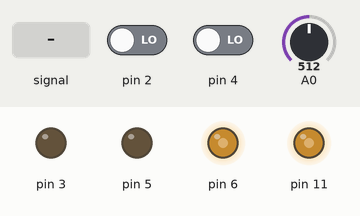
Simulated run of this sketch. Board: Arduino Uno, built with avr-gcc and run on an emulated ATmega328P. Parts: output pins drawn as LEDs (lit = HIGH). Dashed ring = blinking. Inputs (shaded band) come from the test bench; at power-on: A0 = 512, pin 2 LOW, pin 4 LOW. What the sketch prints to the serial monitor is not drawn.

Above: at 1.2 s.
1.3 s: A0 fed a 200 Hz sine of ±81 counts around its level
At 1.45 s:
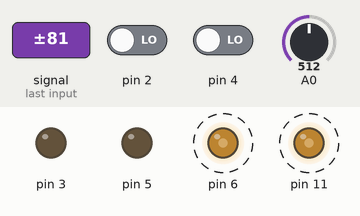
4.3 s: A0 set to 900
5.8 s: pin 2 driven HIGH
At 7.5 s:
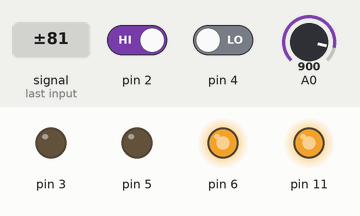
7.8 s: pin 4 driven HIGH
At 8.1 s:
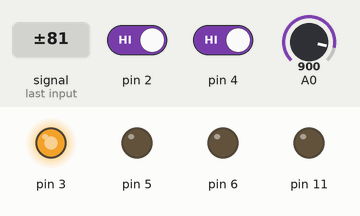
9.8 s: A0 set to 122
At 11.0 s:
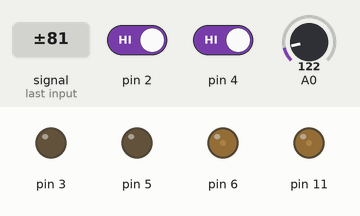
11.3 s: A0 set to 0
At 12.3 s:
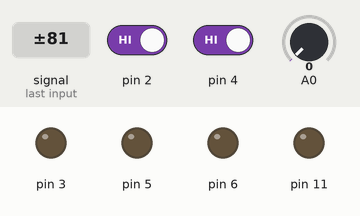
Timing chart, 0 to 13.8 s (numbered marks = the images above; inputs shaded):
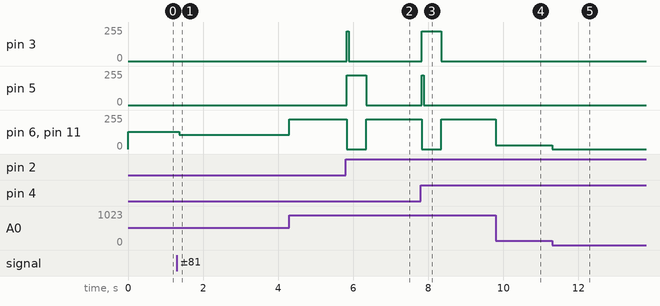

Measured:
- after the input at 1.3 s, pin 6, pin 11: alternates 108/255 for 0.26 s and 107/255 for 0.13 s, starting after 0.06 s
- after the input at 5.8 s, pin 3: 0/255 → 225/255 at once, → 0/255 0.05 s later; pin 5: 0/255 → 225/255 at once, → 0/255 0.51 s later; pin 6, pin 11: 225/255 → 0/255 at once, → 225/255 0.51 s later
- after the input at 7.8 s, pin 3: 0/255 → 225/255 at once, → 0/255 0.51 s later; pin 5: 0/255 → 225/255 at once, → 0/255 0.05 s later; pin 6, pin 11: 225/255 → 0/255 at once, → 225/255 0.51 s later
- after the input at 9.8 s, pin 6, pin 11: 225/255 → 30/255 at once
- after the input at 11.3 s, pin 6, pin 11: 30/255 → 0/255 at once

The sketch:

Group2_SmartCarProject_Foreshadowing.ino
```cpp
/*
  Barrier Detector
  xxxx
  By: Gary, Mohammad, and Colton
  Written: March 21, 2022
  Edited: March 21, 2022
  I/O Pins
  A0:
  A1:
  A2:
  A3:
  A4:
  A5:
  //PORT D
  D0:
  D1:
  D2: Left Whisker
  D3: PWM 4 (OC2B) - Left Motor Backward
  D4: Right Whisker
  D5: PWM 1 (OC0B) - Right Motor Backward
  D6: PWM 2 (OC0A) - Right Motor Forward
  D7: Enable Right motor
  //PORT B
  D8: Enable Left motor
  D9:
  D10:
  D11: PWM 3 (OC2A) - Left Motor Forward
  D12:
  D13:

*/

volatile unsigned int adcResult = 0;
static unsigned char whiskerLeft = 0;
static unsigned char whiskerRight = 0;

void setup() {
  cli();
  DDRD = 0x68; //Pin D6 Output (OC0A)  //0110-1000
  DDRB = 0x08;

  PIND |= 0x80; // D7 - Enable Right motor control
  PINB |= 0x01; // D8 - Enable Left motor control

  TCCR0A = 0xA1; //Routes PWM signal to OC0B in non-inverting mode; 1010-0001
  TCCR0B = 0x01; //Prescalar of 1                                   0000-0001

  TCCR2A = 0xA1; //Phase correct PWM //OC0B non-Inverting// Top OCR2A; 1010-0001
  TCCR2B = 0x01; //PreScaler of 1                                      0000-0001

  ADCSRA = 0xEF;
  ADCSRB = 0x00;
  ADMUX = 0x60; //ADLAR = 1

  EICRA = 0x03; // External interrupt for rising edge
  EIMSK = 0x01; // Enable interrup for D2
  PCICR = 0x04; // Enable interrupt I/O pins on PORTD
  PCMSK2 = 0x10; // Enables interrupt on D4
  sei();
  Serial.begin(9600);
}

void turnRight()
{
  OCR0A = 0;   // stop moving forward
  OCR2A = 0;   // stop moving forward
  OCR0B = adcResult; // move backwards
  OCR2B = adcResult; // move backwards
  _delay_ms(100);
  OCR2B = 0;        // Left Wheel stationary while right wheel turns
  _delay_ms(500);
  OCR0B = 0;
  OCR0A = adcResult;
  OCR2A = adcResult;
  whiskerLeft = 0;
  whiskerRight = 0;
}
void turnLeft()
{
  OCR0A = 0;   // stop moving forward
  OCR2A = 0;   // stop moving forward
  OCR0B = adcResult; // move backwards
  OCR2B = adcResult; // move backwards
  _delay_ms(100);
  OCR0B = 0;        // Right Wheel stationary while Left wheel turns
  _delay_ms(500);
  OCR2B = 0;
  OCR0A = adcResult;
  OCR2A = adcResult;
  whiskerLeft = 0;
  whiskerRight = 0;
}

void turnRight30()
{
  OCR0A = 0;   // stop moving forward
  OCR2A = 0;   // stop moving forward
  OCR0B = adcResult; // move backwards
  OCR2B = adcResult; // move backwards
  _delay_ms(50);
  OCR2B = 0;        // Left Wheel stationary while right wheel turns
  _delay_ms(450);
  OCR0B = 0;
  OCR0A = adcResult;
  OCR2A = adcResult;
  whiskerLeft = 0;
  whiskerRight = 0;
}
void turnLeft30()
{
  OCR0A = 0;   // stop moving forward
  OCR2A = 0;   // stop moving forward
  OCR0B = adcResult; // move backwards
  OCR2B = adcResult; // move backwards
  _delay_ms(50);
  OCR0B = 0;        // Right Wheel stationary while Left wheel turns
  _delay_ms(450);
  OCR2B = 0;
  OCR0A = adcResult;
  OCR2A = adcResult;
  whiskerLeft = 0;
  whiskerRight = 0;
}

void loop()
{
  static unsigned char entanglements = 0;
  Serial.println(adcResult);
  if (whiskerLeft == 0 && whiskerRight == 0) // Moves forward
  {
    OCR0A = adcResult;
    OCR0B = 0;
    OCR2A = adcResult;
    OCR2B = 0;
  }
  else if (whiskerLeft == 1 && whiskerRight == 1)
  {
    if (entanglements == 0)
    {
      turnRight();
      ++entanglements;
    }
    else if (entanglements == 1)
    {
      turnLeft();
    }
  }
  else if (whiskerLeft == 1) {
    turnRight30();
  }
  else if ( whiskerRight == 1) {
    turnLeft30();
  }

}

ISR(ADC_vect)
{
  adcResult = ADCH;
}

ISR(INT0_vect)
{
  whiskerLeft = 1;
  _delay_ms(25);
}

ISR(PCINT2_vect)
{
  if (PIND & 0x10)
  {
    whiskerRight = 1;
  }
  _delay_ms(25);
}
```
